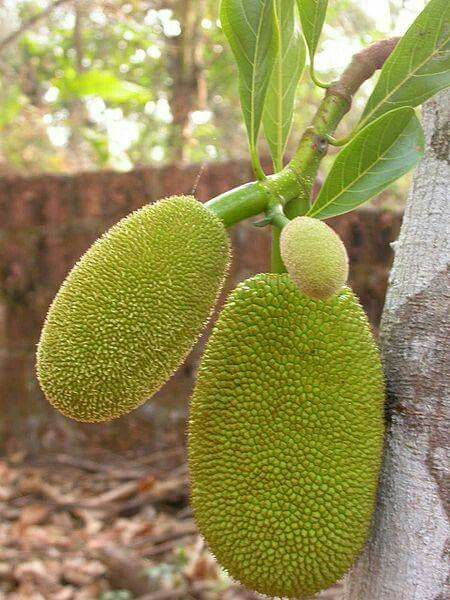
#> input picture nangka.jpg, 450 x 600 px
$ jupyter execute 'deteksi daun.ipynb'
#> lines starting #> are read from the running program, lines starting #| are printed output that depends on the picture; after the words box and inside, x2 and y2 are one past the last pixel; in counts of white or black regions, pixels touching at a corner belong together
[cell 1]
#202331106_istydaniahusen
import cv2
import numpy as np
from matplotlib import pyplot as plt

[cell 2]
#202331106_istydaniahusen
image = cv2.imread('nangka.jpg')
#> image is the input picture: shape (600, 450, 3); mean B, G, R 85.1, 141.9, 148.9
image_rgb = cv2.cvtColor(image, cv2.COLOR_BGR2RGB)
hsv = cv2.cvtColor(image, cv2.COLOR_BGR2HSV)
#> hsv: shape (600, 450, 3); mean H, S, V 28.5, 124, 153.5

# Warna khas buah nangka
lower_nangka = np.array([30, 60, 60])
upper_nangka = np.array([60, 255, 255])
mask_nangka = cv2.inRange(hsv, lower_nangka, upper_nangka)
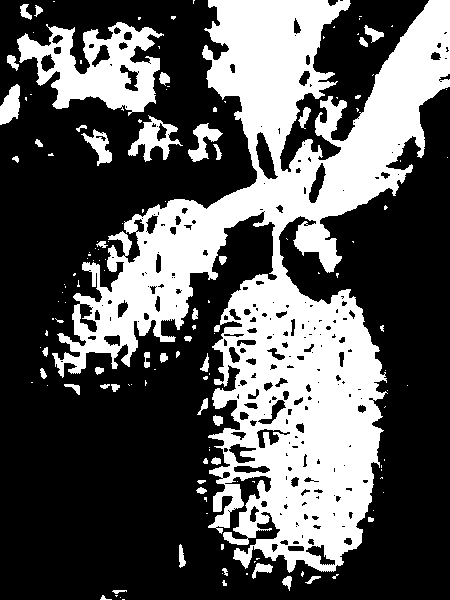
#> mask_nangka: shape (600, 450); 34.9% white; 142 white regions (97 under 20 px), largest, box (x1, y1, x2, y2) and area: (52, 0, 450, 573) 81742, (17, 22, 164, 116) 7030, (128, 115, 183, 162) 988

# Bersihkan mask buah nangka
kernel = cv2.getStructuringElement(cv2.MORPH_ELLIPSE, (5, 5))
mask_nangka_clean = cv2.morphologyEx(mask_nangka, cv2.MORPH_OPEN, kernel)
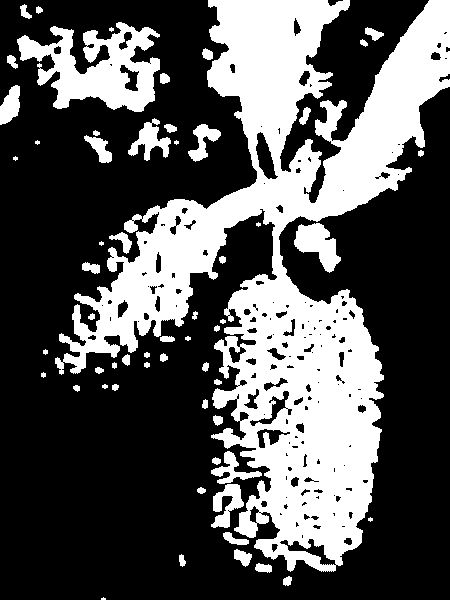
#> mask_nangka_clean: shape (600, 450); 33.6% white; 59 white regions (8 under 20 px), largest, box (x1, y1, x2, y2) and area: (55, 0, 450, 572) 76306, (17, 22, 160, 112) 6784, (294, 223, 341, 273) 1270
mask_nangka_clean = cv2.morphologyEx(mask_nangka_clean, cv2.MORPH_CLOSE, kernel)
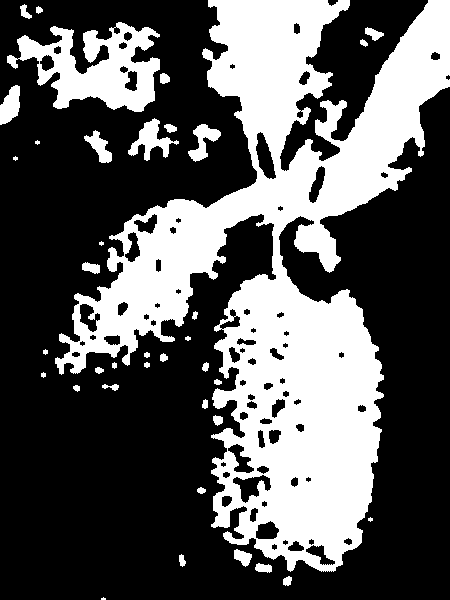
#> mask_nangka_clean: shape (600, 450); 34.8% white; 38 white regions (5 under 20 px), largest, box (x1, y1, x2, y2) and area: (55, 0, 450, 572) 82864, (7, 22, 160, 112) 7049, (128, 118, 179, 161) 827

# Segmentasi buah nangka (RGB)
segment_nangka = cv2.bitwise_and(image_rgb, image_rgb, mask=mask_nangka_clean)
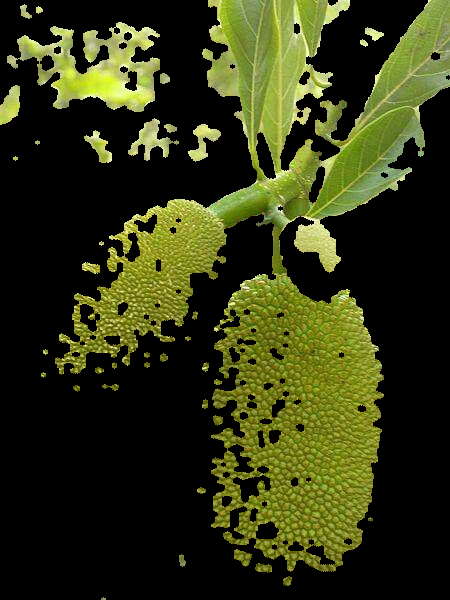
#> segment_nangka: shape (600, 450, 3); mean R, G, B 48.8, 53, 19.2

lower_leaf = np.array([35, 40, 40])
upper_leaf = np.array([85, 255, 255])
mask_leaf = cv2.inRange(hsv, lower_leaf, upper_leaf)
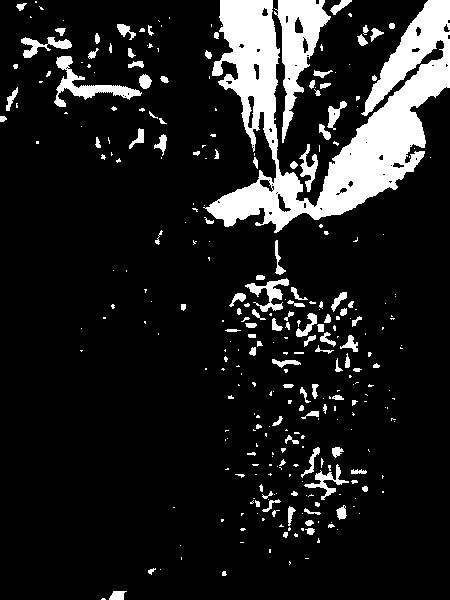
#> mask_leaf: shape (600, 450); 12.8% white; 310 white regions (193 under 20 px), largest, box (x1, y1, x2, y2) and area: (203, 0, 450, 233) 21257, (274, 0, 331, 143) 3143, (54, 56, 142, 107) 1165

# Bersihkan mask daun
mask_leaf_clean = cv2.morphologyEx(mask_leaf, cv2.MORPH_OPEN, kernel)
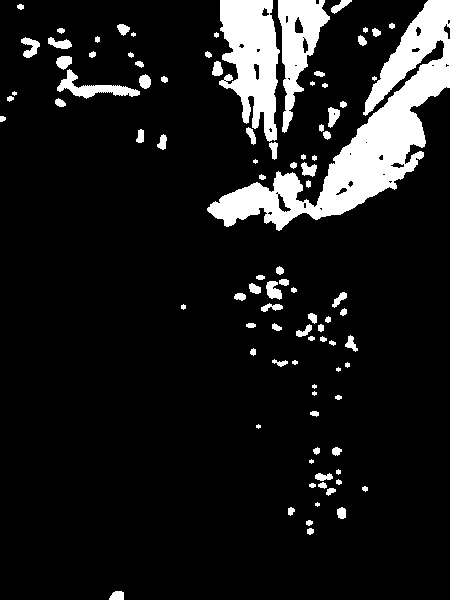
#> mask_leaf_clean: shape (600, 450); 10.9% white; 95 white regions (11 under 20 px), largest, box (x1, y1, x2, y2) and area: (207, 0, 450, 231) 14882, (219, 0, 280, 142) 5584, (278, 0, 330, 133) 3072
mask_leaf_clean = cv2.morphologyEx(mask_leaf_clean, cv2.MORPH_CLOSE, kernel)
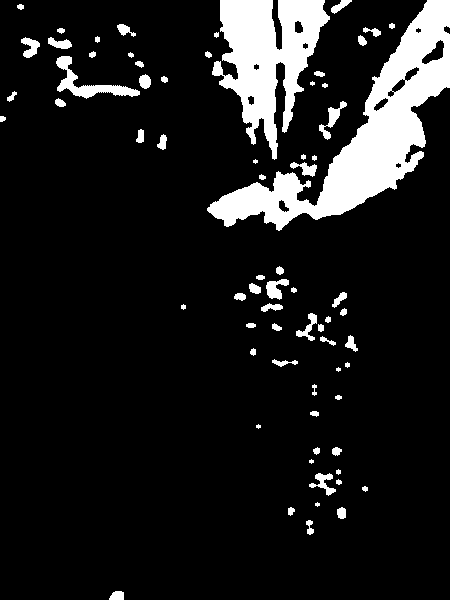
#> mask_leaf_clean: shape (600, 450); 11.3% white; 71 white regions (6 under 20 px), largest, box (x1, y1, x2, y2) and area: (207, 0, 450, 231) 15330, (212, 0, 330, 160) 9360, (56, 56, 140, 99) 1001

# Segmentasi daun (RGB)
segment_leaf = cv2.bitwise_and(image_rgb, image_rgb, mask=mask_leaf_clean)
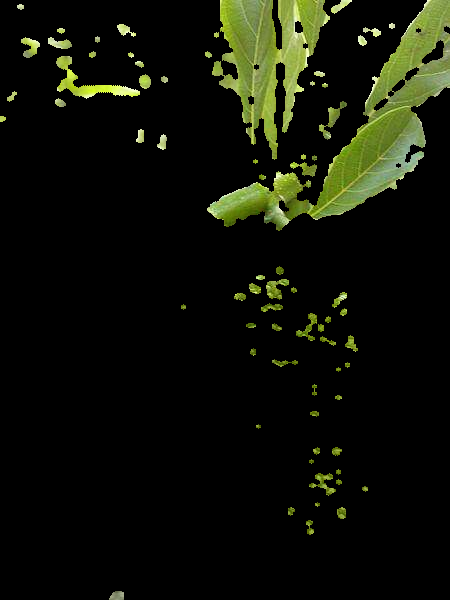
#> segment_leaf: shape (600, 450, 3); mean R, G, B 15.4, 18.1, 7.7

titles = ['Gambar Asli', 'Mask Buah Nangka', 'Segmentasi Buah Nangka', 'Segmentasi Daun']
images = [image_rgb, mask_nangka_clean, segment_nangka, segment_leaf]

plt.figure(figsize=(10, 8))
for i in range(4):
    plt.subplot(2, 2, i+1)
    if i == 1:
        plt.imshow(images[i], cmap='gray')  # Mask ditampilkan dalam grayscale
    else:
        plt.imshow(images[i])
    plt.title(titles[i])
    plt.axis('off')
plt.tight_layout()
plt.show()

$ run again, with inforgirl.jpg copied over nangka.jpg
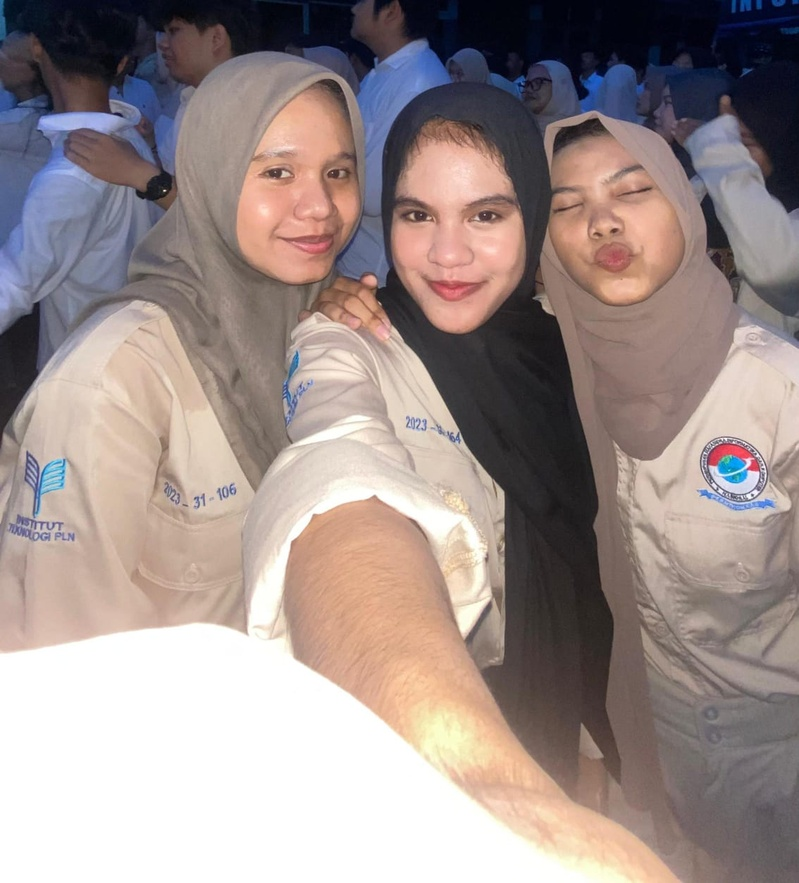
#> input picture inforgirl.jpg, 799 x 883 px, shrunk from 1134 x 1254 before the run
#> image is the input picture: shape (883, 799, 3); mean B, G, R 140.4, 143.1, 157.1
#> hsv: shape (883, 799, 3); mean H, S, V 43.7, 55.6, 162.9
#> mask_nangka: shape (883, 799); every value is 0
#> segment_nangka: shape (883, 799, 3); every value is 0
#> `mask_leaf = cv2.inRange(hsv, lower_leaf, upper_leaf)`:
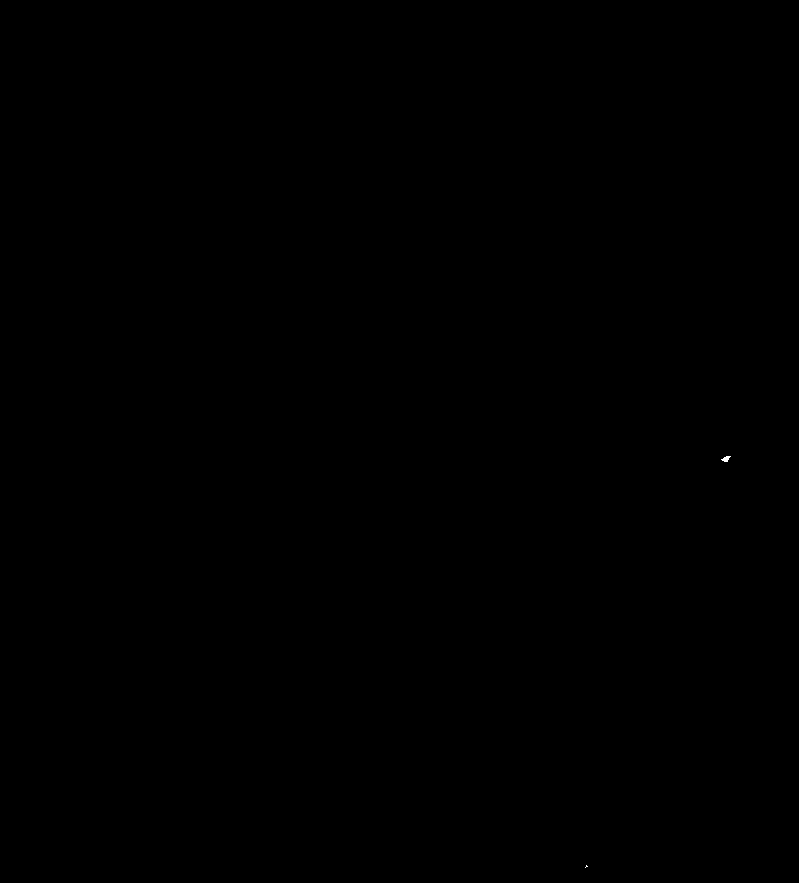
#> mask_leaf: shape (883, 799); 0.01% white; 2 white regions (1 under 20 px), largest, box (x1, y1, x2, y2) and area: (721, 456, 731, 462) 35
#> mask_leaf_clean: shape (883, 799); 0% white; 1 white region, box (x1, y1, x2, y2) and area: (723, 456, 729, 462) 24
#> `plt.show()`:
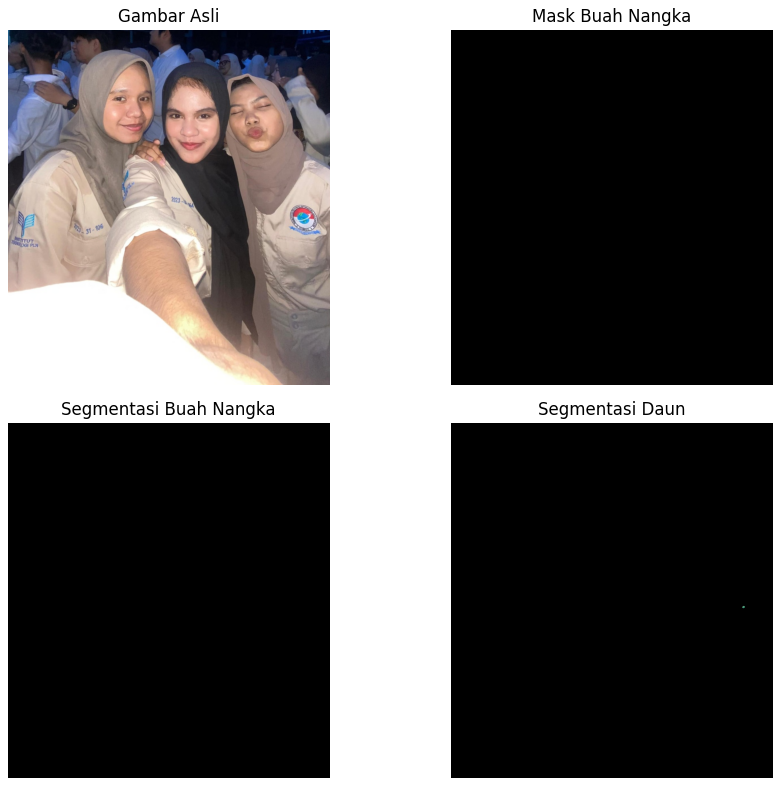
#> figure drawn by matplotlib, 4 panels

$ run again, with myphoto.jpg copied over nangka.jpg
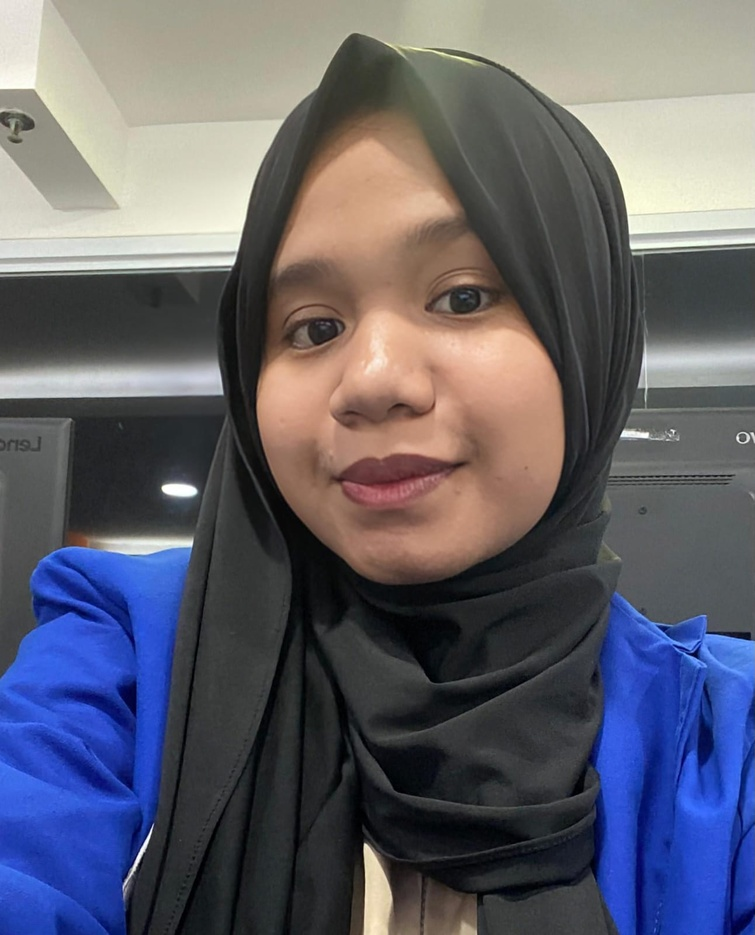
#> input picture myphoto.jpg, 755 x 935 px, shrunk from 1292 x 1600 before the run
#> image is the input picture: shape (935, 755, 3); mean B, G, R 107.8, 97.1, 97.5
#> hsv: shape (935, 755, 3); mean H, S, V 66.2, 65.1, 121.6
#> `mask_nangka = cv2.inRange(hsv, lower_nangka, upper_nangka)`:
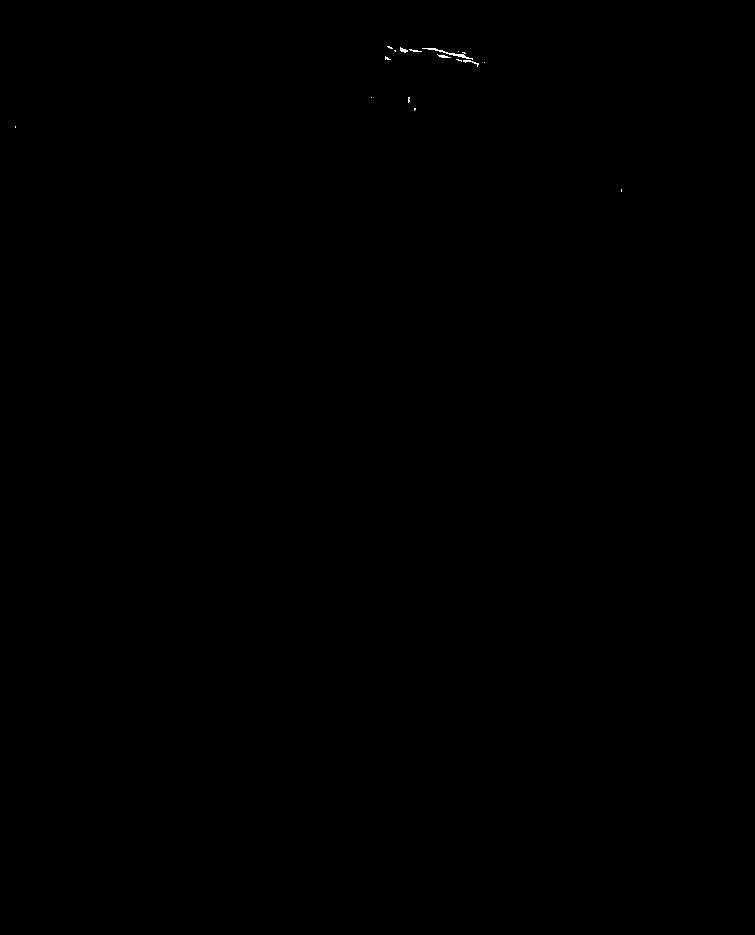
#> mask_nangka: shape (935, 755); 0.04% white in thin lines or dots, all inside (x1, y1, x2, y2) = (15, 46, 622, 192)
#> mask_nangka_clean: shape (935, 755); every value is 0
#> segment_nangka: shape (935, 755, 3); every value is 0
#> mask_leaf: shape (935, 755); 0.39% white; 51 white regions (45 under 20 px), largest, box (x1, y1, x2, y2) and area: (348, 52, 442, 124) 2332, (439, 56, 464, 62) 75, (342, 76, 348, 92) 52, (332, 59, 340, 68) 34, (332, 67, 336, 76) 24, (403, 52, 410, 56) 20
#> `plt.show()`:
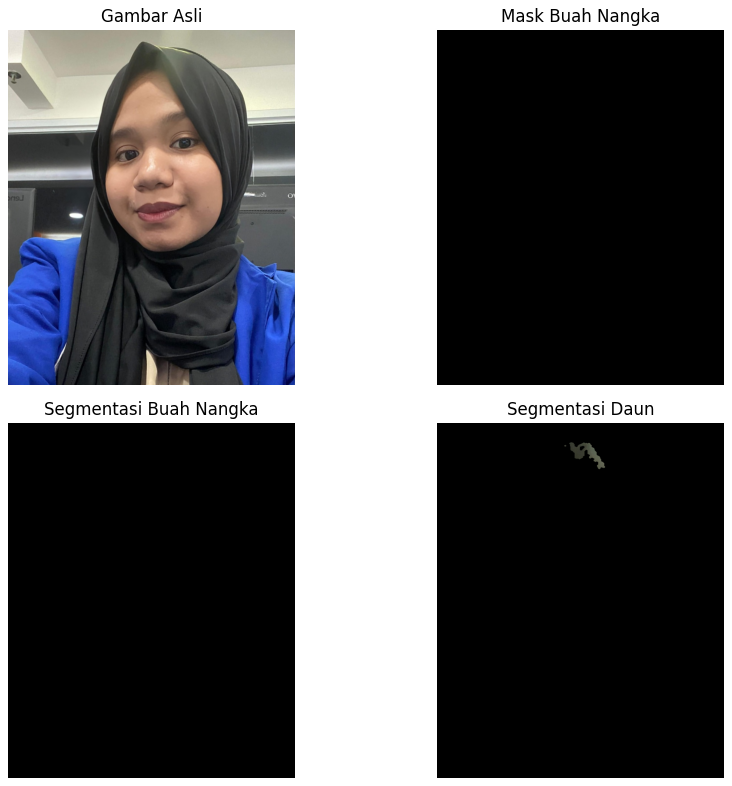
#> figure drawn by matplotlib, 4 panels
